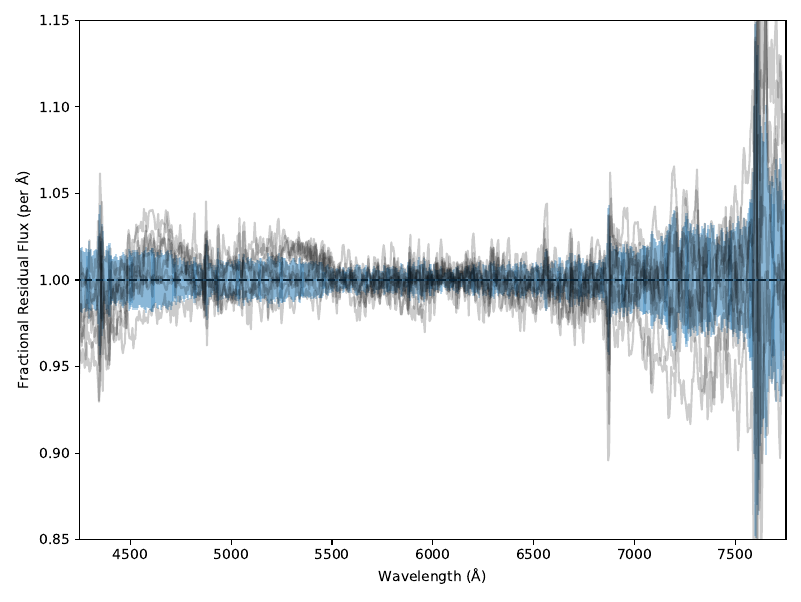

Write the Python code that produced this figure.
import glob
import os

from aspired import spectral_reduction
from astropy.io import fits
from matplotlib import pyplot as plt
import numpy as np
from spectres import spectres

plt.ion()

#   ___      ___    ___     ___    _____
#  / __|    | _ \  | _ \   /   \  |_   _|
#  \__ \    |  _/  |   /   | - |    | |
#  |___/   _|_|_   |_|_\   |_|_|   _|_|_
# _|"""""|_| """ |_|"""""|_|"""""|_|"""""|
# "`-0-0-'"`-0-0-'"`-0-0-'"`-0-0-'"`-0-0-'
#

filelist = glob.glob(
    "ASPIRED-apj-article-data/lt-sprat-standards/*blue_science.fits"
)
sprat_data_list = []
sprat_wave_list = []

for f in filelist:
    sprat_fits = fits.open(f)[1]
    sprat_data_list.append(sprat_fits.data)
    sprat_wave_list.append(
        np.linspace(
            sprat_fits.header["CRVAL1"],
            sprat_fits.header["CRVAL1"]
            + sprat_fits.header["CDELT1"] * sprat_fits.header["NAXIS1"],
            sprat_fits.header["NAXIS1"],
        )
    )


sprat_wave = np.linspace(
    sprat_fits.header["CRVAL1"],
    sprat_fits.header["CRVAL1"]
    + sprat_fits.header["CDELT1"] * sprat_fits.header["NAXIS1"],
    sprat_fits.header["NAXIS1"],
)

sprat_data_resampled = []
for w, f in zip(sprat_wave_list, sprat_data_list):
    sprat_data_resampled.append(spectres(sprat_wave, w, f))

sprat_median = np.nanmedian(sprat_data_resampled[4:], axis=0)

# big plot here
plt.figure(1, figsize=(8, 6))
plt.clf()

sprat_sd = np.nanstd(
    (
        np.array(sprat_data_resampled[4:]).T
        / np.nanmedian(sprat_data_resampled[4:], axis=1)
    ).T
    * np.nanmedian(sprat_median)
    / sprat_median,
    axis=0,
)
plt.errorbar(
    sprat_wave,
    np.ones_like(sprat_median),
    yerr=sprat_sd,
    color="C0",
    alpha=0.3,
)

# SPRAT
for i, (j, name) in enumerate(zip(sprat_data_resampled, filelist)):
    if i < 4:
        continue
    date = name.split("_")[-3].split(os.sep)[-1]
    plt.plot(
        sprat_wave,
        j / np.nanmedian(j) * np.nanmedian(sprat_median) / sprat_median,
        color="black",
        alpha=0.2
        #        label=date
    )

onedspec = spectral_reduction.OneDSpec(
    log_level="INFO", log_file_name="sprat_doaql"
)
onedspec.load_standard(
    target="bd332642", library="irafirscal", cutoff=0.4, ftype="flux"
)

flux_resampled = (
    spectres(onedspec.fluxcal.standard_wave_true, sprat_wave, sprat_median)
    / np.nanmedian(sprat_median[(sprat_wave > 4500) & (sprat_wave < 7500)])
    * np.nanmedian(
        onedspec.fluxcal.standard_fluxmag_true[
            (onedspec.fluxcal.standard_wave_true > 4500)
            & (onedspec.fluxcal.standard_wave_true < 7500)
        ]
    )
)
"""
plt.plot(
    onedspec.fluxcal.standard_wave_true,
    onedspec.fluxcal.standard_fluxmag_true / flux_resampled,
    lw=2.5,
    label="Difference from the median"
)
"""

plt.hlines(1.0, 4000, 8000, ls="dashed", color="black")

plt.xlim(4250, 7750)
plt.ylim(0.85, 1.15)

ax = plt.gca()
plt.xlabel(r"Wavelength ($\mathrm{\AA}$)")
plt.ylabel("Fractional Residual Flux (per $\mathrm{\AA}$)")
plt.tight_layout()
plt.savefig("fig_08_sprat_standards_compared.pdf")
plt.savefig("fig_08_sprat_standards_compared.png")
